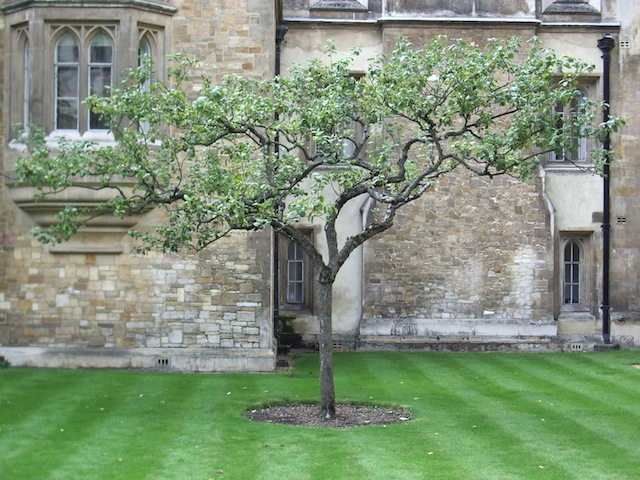
//> input picture imgProc_ensyu/第３回/posterization/Debug/apple_tree.jpg, 640 x 480 px
$ ./posterization   (built with g++ and OpenCV 4)
//> lines starting //> are read from the running program, lines starting //| are printed output that depends on the picture
//
//  grayImg.cpp
//
//
//  Created by k21116kk on 2022/04/27.
//

#include <iostream>
#include <opencv2/opencv.hpp>
#define FILE_NAME "../Debug/apple_tree.jpg"

//ウィンドウ名
#define WINDOW_NAME_INPUT "input"
#define WINDOW_NAME_OUTPUT "output"
#define COLOR_NUM (256) //色値

int main(int argc, const char * argv[]) {
    //画像の入力 (グレースケール入力)
    cv::Mat src_img = cv::imread(FILE_NAME, cv::IMREAD_GRAYSCALE);
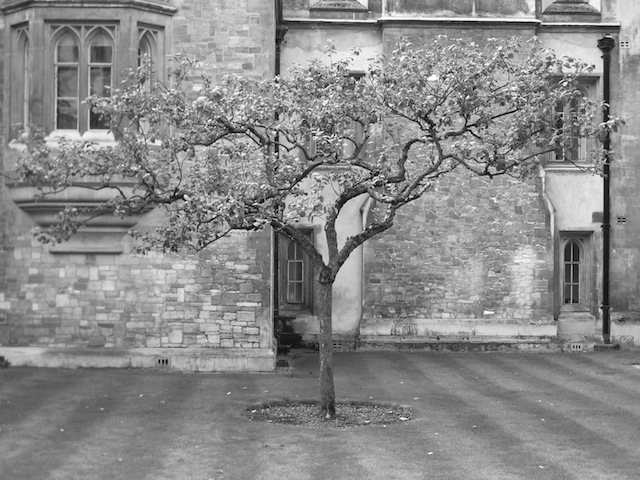
//> src_img: 480 rows x 640 cols, CV_8UC1; min 0, max 255, mean 137.8
    if (src_img.empty()) { //入力失敗の場
        fprintf(stderr, "Cannot read image file: %s.\n", FILE_NAME);
        return (-1);
    }

    //出力画像のメモリ確保 (グレースケール)
    cv::Mat dst_img = cv::Mat(src_img.size(), CV_8UC1);

    uchar lut[COLOR_NUM]; //ルックアップテーブル
    //ルックアップテーブルの生成 (4段階)4色で分けてる
    for (int i=0; i<COLOR_NUM; i++) {
        if (i <= 64) {
            lut[i] = 32;
        }else if (64 < i && i < 128) {
            lut[i] = 85;
        }else if (128 <= i && i <= 255) {
            lut[i] = 170;
        }else{
            lut[i] = 255;
        }
    }
    //画像の走査
    for (int y=0; y<dst_img.rows; y++) {
        for (int x=0; x<dst_img.cols; x++) {
            uchar s = src_img.at<uchar>(y, x); //画素値の取得
            //ルックアップテーブルによるポスタリゼーション
            dst_img.at<uchar>(y, x) = lut[s];

        }
    }
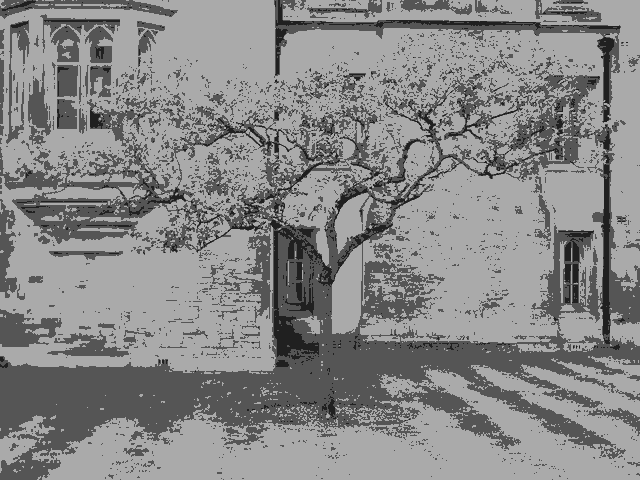
//> dst_img: 480 rows x 640 cols, CV_8UC1; min 32, max 170, mean 136.1

    cv::imshow(WINDOW_NAME_INPUT , src_img);//入力画像の表示
    cv::imshow(WINDOW_NAME_OUTPUT, dst_img);//出力画像の表示
    cv::waitKey(); //キー入力待ち (止める)

    return 0;
}
